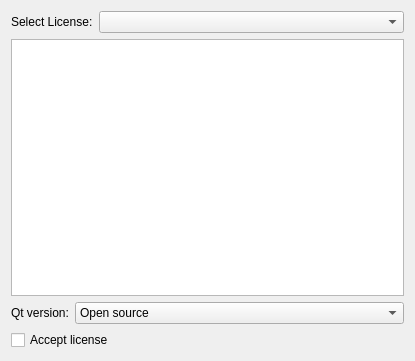
<?xml version="1.0" encoding="UTF-8"?>
<ui version="4.0">
 <class>PageLicense</class>
 <widget class="QWizardPage" name="PageLicense">
  <property name="geometry">
   <rect>
    <x>0</x>
    <y>0</y>
    <width>415</width>
    <height>361</height>
   </rect>
  </property>
  <property name="windowTitle">
   <string>WizardPage</string>
  </property>
  <property name="title">
   <string>Confirm licenses</string>
  </property>
  <layout class="QVBoxLayout" name="verticalLayout">
   <item>
    <layout class="QHBoxLayout" name="horizontalLayout_2">
     <item>
      <widget class="QLabel" name="label_5">
       <property name="sizePolicy">
        <sizepolicy hsizetype="Maximum" vsizetype="Preferred">
         <horstretch>0</horstretch>
         <verstretch>0</verstretch>
        </sizepolicy>
       </property>
       <property name="text">
        <string>Select License:</string>
       </property>
      </widget>
     </item>
     <item>
      <widget class="QComboBox" name="comboBox"/>
     </item>
    </layout>
   </item>
   <item>
    <widget class="QPlainTextEdit" name="plainTextEdit"/>
   </item>
   <item>
    <layout class="QHBoxLayout" name="horizontalLayout">
     <item>
      <widget class="QLabel" name="label_4">
       <property name="sizePolicy">
        <sizepolicy hsizetype="Maximum" vsizetype="Preferred">
         <horstretch>0</horstretch>
         <verstretch>0</verstretch>
        </sizepolicy>
       </property>
       <property name="text">
        <string>Qt version:</string>
       </property>
      </widget>
     </item>
     <item>
      <widget class="QComboBox" name="comboBoxLicenseType">
       <item>
        <property name="text">
         <string>Open source</string>
        </property>
       </item>
       <item>
        <property name="text">
         <string>Commercial</string>
        </property>
       </item>
      </widget>
     </item>
    </layout>
   </item>
   <item>
    <widget class="QCheckBox" name="checkBoxConfirmLicense">
     <property name="text">
      <string>Accept license</string>
     </property>
    </widget>
   </item>
  </layout>
 </widget>
 <resources/>
 <connections/>
</ui>
